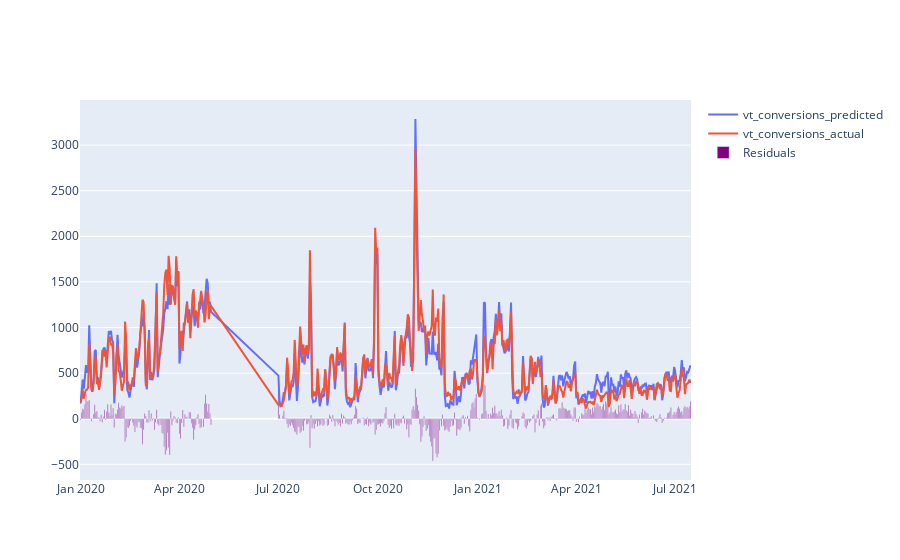

The notebook cell saved with this chart:
### Code cell
ols_model, ols_results = get_predictions(X_train, X_test, y_train, y_test, vis=True)

### Figure 1 — Plotly figure (JSON) as saved in the notebook; plotly's stock layout.template omitted (floating-point values rounded to 4 significant figures; data arrays with more than 128 entries replaced by an {"elided": "..."} marker saying what was removed)
{"data": [{"mode": "lines", "name": "vt_conversions_predicted", "type": "scatter", "x": {"elided": "501 str values"}, "y": {"elided": "501 float values"}}, {"mode": "lines", "name": "vt_conversions_actual", "type": "scatter", "x": {"elided": "501 str values"}, "y": {"elided": "501 int values"}}, {"marker": {"color": "purple"}, "name": "Residuals", "type": "bar", "x": {"elided": "501 str values"}, "y": {"elided": "501 float values"}}], "layout": {"autosize": true, "xaxis": {"autorange": true, "range": ["2019-12-31 12:00", "2021-07-15 12:00"], "type": "date"}, "yaxis": {"autorange": true, "range": [-671.9, 3494.0], "type": "linear"}}}
